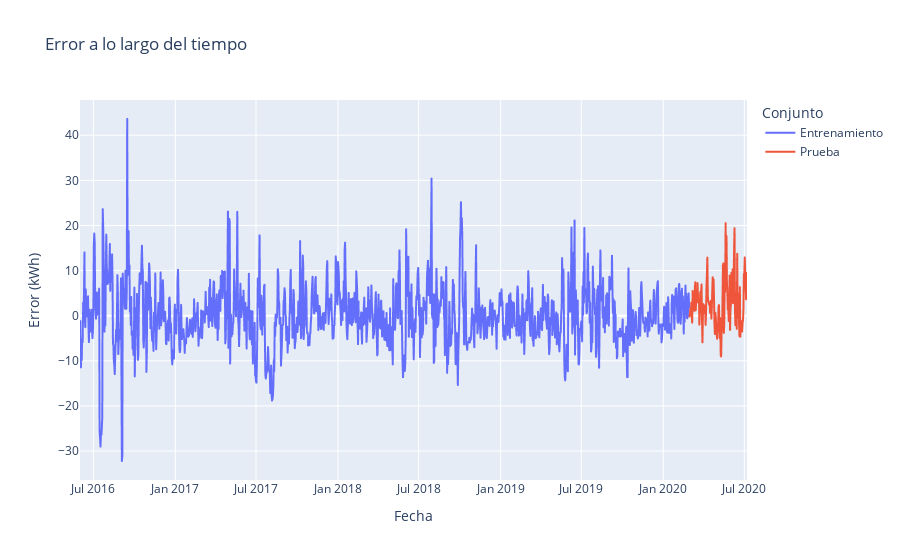

The code cell stored with this chart in its notebook:
### Code cell
# Graficar 
fig = px.line(df_error_regressor, x='ds', y='error', color='Conjunto', 
              title='Error a lo largo del tiempo',
              labels={'ds': 'Fecha', 'error': 'Error (kWh)'})
fig.show()

### Figure 1 — Plotly figure (JSON) as saved in the notebook; plotly's stock layout.template omitted (floating-point values rounded to 4 significant figures; data arrays with more than 128 entries replaced by an {"elided": "..."} marker saying what was removed)
{"data": [{"hovertemplate": "Conjunto=Entrenamiento<br>Fecha=%{x}<br>Error (kWh)=%{y}<extra></extra>", "legendgroup": "Entrenamiento", "line": {"color": "#636efa", "dash": "solid"}, "marker": {"symbol": "circle"}, "mode": "lines", "name": "Entrenamiento", "showlegend": true, "type": "scattergl", "x": {"elided": "1368 str values"}, "xaxis": "x", "y": {"elided": "1368 float values"}, "yaxis": "y"}, {"hovertemplate": "Conjunto=Prueba<br>Fecha=%{x}<br>Error (kWh)=%{y}<extra></extra>", "legendgroup": "Prueba", "line": {"color": "#EF553B", "dash": "solid"}, "marker": {"symbol": "circle"}, "mode": "lines", "name": "Prueba", "showlegend": true, "type": "scattergl", "x": {"elided": "130 str values"}, "xaxis": "x", "y": {"elided": "130 float values"}, "yaxis": "y"}], "layout": {"legend": {"title": {"text": "Conjunto"}, "tracegroupgap": 0}, "title": {"text": "Error a lo largo del tiempo"}, "xaxis": {"anchor": "y", "domain": [0, 1], "title": {"text": "Fecha"}}, "yaxis": {"anchor": "x", "domain": [0, 1], "title": {"text": "Error (kWh)"}}}}
